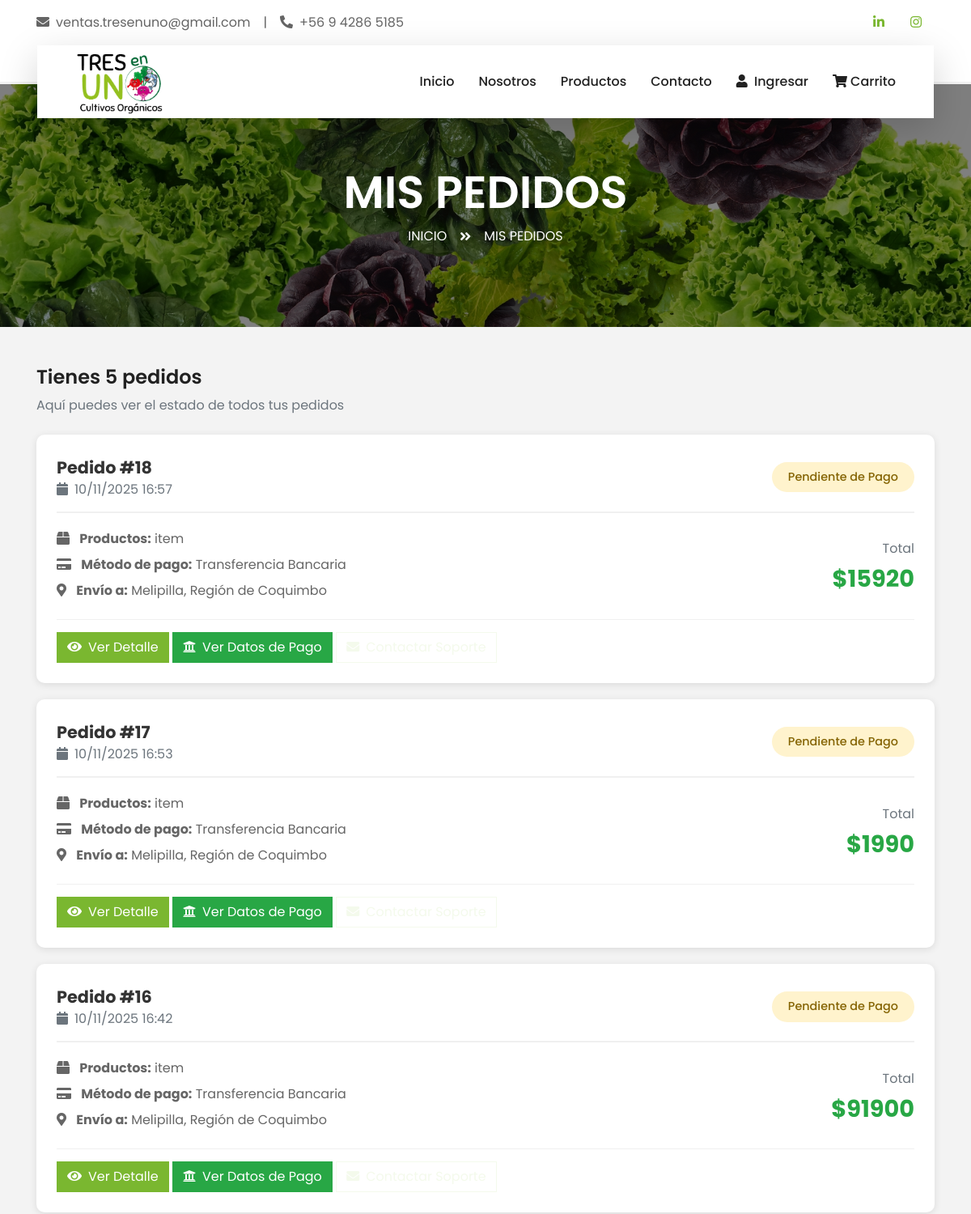
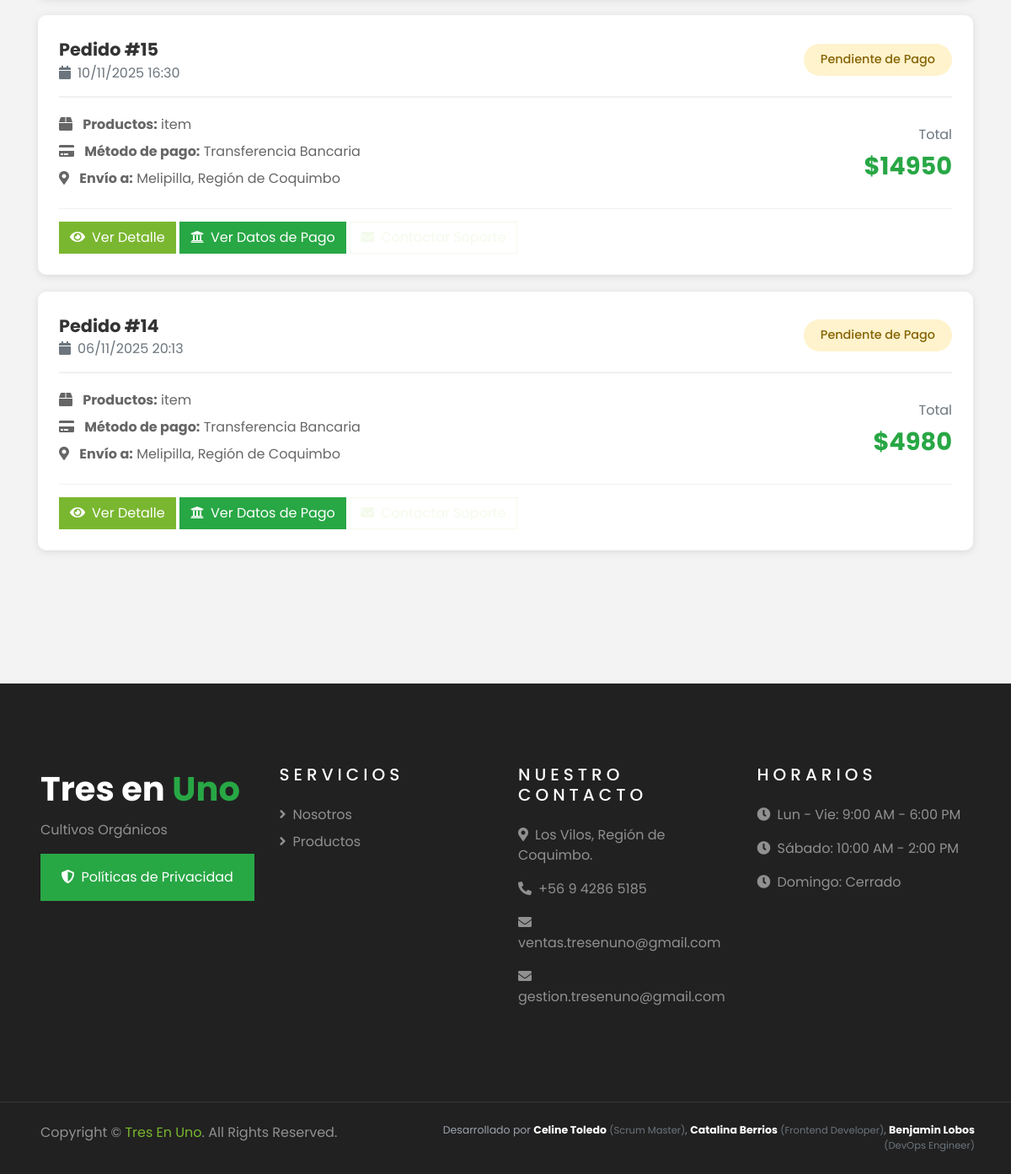
/mis-pedidos/ (signed in), run on the app's committed database (2 pictures, top to bottom).
### miapp/models.py (models this page shows, shortened)
class Pedido(models.Model):
    ESTADOS = [
        ('pendiente_pago', 'Pendiente de Pago'),
        ('pagado', 'Pagado'),
        ('preparando', 'Preparando Envío'),
        ('enviado', 'Enviado'),
        ('completado', 'Completado'),
        ('cancelado', 'Cancelado'),
    ]
    METODOS_PAGO = [
        ('transferencia', 'Transferencia Bancaria'),
        ('webpay', 'Webpay'),
        ('efectivo', 'Efectivo'),
    ]
    fecha_pedido = models.DateTimeField(auto_now_add=True, verbose_name="Fecha del pedido")
    total_pedido = models.DecimalField(
        max_digits=10,
        decimal_places=2,
        verbose_name="Total del pedido"
    )
    estado_pedido = models.CharField(
        max_length=50,
        choices=ESTADOS,
        default='pendiente_pago',
        db_index=True,
        verbose_name="Estado del pedido"
    )
    metodo_pago = models.CharField(
        max_length=50,
        choices=METODOS_PAGO,
        default='transferencia',
        verbose_name="Método de pago"
    )
    usuario = models.ForeignKey(
        settings.AUTH_USER_MODEL,
        on_delete=models.SET_NULL,
        null=True,
        blank=True,
        related_name='pedidos',
        verbose_name="Usuario"
    )
    nombre_cliente = models.CharField(max_length=255, verbose_name="Nombre del cliente")
    correo_cliente = models.EmailField(verbose_name="Correo del cliente")
    telefono_cliente = models.CharField(max_length=20, verbose_name="Teléfono del cliente")
    direccion = models.CharField(max_length=500, verbose_name="Dirección")
    region = models.CharField(max_length=100, verbose_name="Región")
    comuna = models.CharField(max_length=100, verbose_name="Comuna")
    codigo_postal = models.CharField(
        max_length=20,
        blank=True,
        verbose_name="Código postal"
    )
    referencia_direccion = models.TextField(
        blank=True,
        verbose_name="Referencia",
        help_text="Referencias adicionales para encontrar la dirección"
    )
    notas_pedido = models.TextField(
        blank=True,
        verbose_name="Notas del pedido",
        help_text="Notas o comentarios del cliente"
    )
    fecha_pago = models.DateTimeField(null=True, blank=True, verbose_name="Fecha de pago")
    fecha_envio = models.DateTimeField(null=True, blank=True, verbose_name="Fecha de envío")
    fecha_entrega = models.DateTimeField(null=True, blank=True, verbose_name="Fecha de entrega")
    numero_seguimiento = models.CharField(
        max_length=100,
        blank=True,
        verbose_name="Número de seguimiento",
        help_text="Número de seguimiento del envío"
    )
    class Meta:
        db_table = 'pedidos'
        verbose_name = 'Pedido'
        verbose_name_plural = 'Pedidos'
        ordering = ['-fecha_pedido']
        indexes = [
            models.Index(fields=['-fecha_pedido']),
            models.Index(fields=['estado_pedido']),
            models.Index(fields=['usuario', '-fecha_pedido']),
        ]

### miapp/views.py (the view)
# urls.py: path('mis-pedidos/', views.mis_pedidos, name='mis_pedidos'),
def mis_pedidos(request):
    if not request.user.is_authenticated:
        from django.shortcuts import redirect
        return redirect('login-form')
    pedidos = Pedido.objects.filter(usuario=request.user).order_by('-fecha_pedido')
    contexto = {
        'pedidos': pedidos,
    }
    return render(request, 'miapp/mis_pedidos.html', contexto)

### miapp/templates/miapp/mis_pedidos.html (shortened to what this page needs)
{% load static %}
<!DOCTYPE html>
<html lang="es">
<head>
    <link href="https://cdnjs.cloudflare.com/ajax/libs/font-awesome/5.10.0/css/all.min.css" rel="stylesheet">
    <link href="{% static 'css/style.css' %}" rel="stylesheet">
</head>
<body>
    {% include 'miapp/barrabase.html' %}
    <div class="container-fluid page-header">
        <div class="container">
            <div class="d-flex flex-column align-items-center justify-content-center" style="min-height: 300px">
                <h3 class="display-4 text-white text-uppercase">Mis Pedidos</h3>
                <div class="d-inline-flex text-white">
                    <p class="m-0 text-uppercase"><a class="text-white" href="{% url 'inicio' %}">Inicio</a></p>
                    <i class="fa fa-angle-double-right pt-1 px-3"></i>
                    <p class="m-0 text-uppercase">Mis Pedidos</p>
                </div>
            </div>
        </div>
    </div>
    <div class="container-fluid py-5">
        <div class="container">
            {% if pedidos %}
                <div class="mb-4">
                    <h4>Tienes {{ pedidos|length }} pedido{% if pedidos|length > 1 %}s{% endif %}</h4>
                    <p class="text-muted">Aquí puedes ver el estado de todos tus pedidos</p>
                </div>
                {% for pedido in pedidos %}
                <div class="pedido-card">
                    <div class="pedido-header">
                        <div>
                            <span class="pedido-numero">Pedido #{{ pedido.id }}</span>
                            <p class="text-muted mb-0">
                                <i class="fa fa-calendar mr-2"></i>{{ pedido.fecha_pedido|date:"d/m/Y H:i" }}
                            </p>
                        </div>
                        <span class="estado-badge estado-{{ pedido.estado_pedido }}">
                            {{ pedido.get_estado_pedido_display }}
                        </span>
                    </div>
                    <div class="pedido-detalles">
                        <div class="pedido-info">
                            <p>
                                <i class="fa fa-box mr-2"></i>
                                <strong>Productos:</strong>
                                {{ pedido.detallepedido_set.count }} item{% if pedido.detallepedido_set.count > 1 %}s{% endif %}
                            </p>
                            <p>
                                <i class="fa fa-credit-card mr-2"></i>
                                <strong>Método de pago:</strong>
                                {{ pedido.get_metodo_pago_display }}
                            </p>
                            <p>
                                <i class="fa fa-map-marker-alt mr-2"></i>
                                <strong>Envío a:</strong>
                                {{ pedido.comuna }}, {{ pedido.region }}
                            </p>
                        </div>
                        <div class="text-right">
                            <p class="text-muted mb-1">Total</p>
                            <div class="pedido-total">${{ pedido.total_pedido|floatformat:0 }}</div>
                        </div>
                    </div>
                    <div class="pedido-acciones">
                        <a href="/pedido-confirmado/{{ pedido.id }}/" class="btn btn-primary">
                            <i class="fa fa-eye mr-2"></i>Ver Detalle
                        </a>
                        {% if pedido.estado_pedido == 'pendiente_pago' %}
                        <button class="btn btn-success" onclick="mostrarDatosPago('{{ pedido.id }}', '{{ pedido.total_pedido }}')">
                            <i class="fa fa-university mr-2"></i>Ver Datos de Pago
                        </button>
                        {% endif %}
                        <a href="mailto:ventas.tresenuno@gmail.com?subject=Consulta%20sobre%20Pedido%20{{ pedido.id }}" class="btn btn-outline-secondary">
                            <i class="fa fa-envelope mr-2"></i>Contactar Soporte
                        </a>
                    </div>
                </div>
                {% endfor %}
            {% endif %}
        </div>
    </div>
    {% include 'miapp/barrabaja.html' %}
</body>
</html>

### miapp/templates/miapp/mis_pedidos.html (style rules this page uses)
.pedido-card { background: white; border-radius: 10px; padding: 25px; margin-bottom: 20px; box-shadow: 0 2px 10px rgba(0,0,0,0.1); transition: transform 0.3s; }
.pedido-header { display: flex; justify-content: space-between; align-items: center; margin-bottom: 20px; padding-bottom: 15px; border-bottom: 2px solid #f0f0f0; }
.pedido-numero { font-size: 1.3rem; font-weight: bold; color: #333; }
.estado-badge { padding: 8px 20px; border-radius: 20px; font-weight: 500; font-size: 0.9rem; }
.estado-pendiente_pago { background: #fff3cd; color: #856404; }
.pedido-detalles { display: flex; justify-content: space-between; align-items: center; flex-wrap: wrap; }
.pedido-info { flex: 1; min-width: 250px; }
.pedido-info p { margin-bottom: 8px; color: #666; }
.pedido-total { font-size: 1.8rem; font-weight: bold; color: #28a745; }
.pedido-acciones { margin-top: 15px; padding-top: 15px; border-top: 1px solid #f0f0f0; }

### data on the page
Pedido: id "18", fecha_pedido "10/11/2025 16:57", estado_pedido "Pendiente de Pago", metodo_pago "Transferencia Bancaria", comuna "Melipilla", region "Región de Coquimbo", total_pedido "15920"
Pedido: id "17", fecha_pedido "10/11/2025 16:53", estado_pedido "Pendiente de Pago", metodo_pago "Transferencia Bancaria", comuna "Melipilla", region "Región de Coquimbo", total_pedido "1990"
Pedido: id "16", fecha_pedido "10/11/2025 16:42", estado_pedido "Pendiente de Pago", metodo_pago "Transferencia Bancaria", comuna "Melipilla", region "Región de Coquimbo", total_pedido "91900"
Pedido: id "15", fecha_pedido "10/11/2025 16:30", estado_pedido "Pendiente de Pago", metodo_pago "Transferencia Bancaria", comuna "Melipilla", region "Región de Coquimbo", total_pedido "14950"
Pedido: id "14", fecha_pedido "06/11/2025 20:13", estado_pedido "Pendiente de Pago", metodo_pago "Transferencia Bancaria", comuna "Melipilla", region "Región de Coquimbo", total_pedido "4980"

### other printed values
{{ pedidos|length }} "5"
